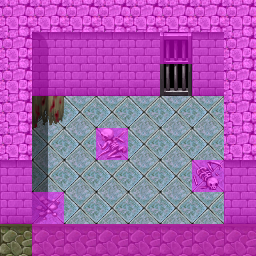

Below is a game level as drawn by its tile map, then a one-line description and the .tmx that defines it (tile-layer data replaced by summaries):
An orthogonal 8x8 tile map with 32x32 px tiles, 4 tile layers (Ground, Objects, Above, Walkable), 60 tilesets and 9 objects (5x spawn, 2x mapchange, script, key).

<map version="1.0" tiledversion="1.0.2" orientation="orthogonal" renderorder="right-down" width="8" height="8" tilewidth="32" tileheight="32" nextobjectid="20">
 <properties>
  <property name="colorfilter" value="black60" />
  <property name="outdoors" value="0" />
 </properties>
 <tileset firstgid="1" name="map_bed_1" tilewidth="32" tileheight="32" tilecount="128" columns="16">
  <image source="../drawable/map_bed_1.png" width="512" height="256" />
 </tileset>
 <tileset firstgid="129" name="map_border_1" tilewidth="32" tileheight="32" tilecount="128" columns="16">
  <image source="../drawable/map_border_1.png" width="512" height="256" />
 </tileset>
 <tileset firstgid="257" name="map_bridge_1" tilewidth="32" tileheight="32" tilecount="128" columns="16">
  <image source="../drawable/map_bridge_1.png" width="512" height="256" />
 </tileset>
 <tileset firstgid="385" name="map_bridge_2" tilewidth="32" tileheight="32" tilecount="128" columns="16">
  <image source="../drawable/map_bridge_2.png" width="512" height="256" />
 </tileset>
 <tileset firstgid="513" name="map_broken_1" tilewidth="32" tileheight="32" tilecount="128" columns="16">
  <image source="../drawable/map_broken_1.png" width="512" height="256" />
 </tileset>
 <tileset firstgid="641" name="map_cavewall_1" tilewidth="32" tileheight="32" tilecount="108" columns="18">
  <image source="../drawable/map_cavewall_1.png" width="576" height="192" />
 </tileset>
 <tileset firstgid="749" name="map_cavewall_2" tilewidth="32" tileheight="32" tilecount="108" columns="18">
  <image source="../drawable/map_cavewall_2.png" width="576" height="192" />
 </tileset>
 <tileset firstgid="857" name="map_cavewall_3" tilewidth="32" tileheight="32" tilecount="108" columns="18">
  <image source="../drawable/map_cavewall_3.png" width="576" height="192" />
 </tileset>
 <tileset firstgid="965" name="map_cavewall_4" tilewidth="32" tileheight="32" tilecount="108" columns="18">
  <image source="../drawable/map_cavewall_4.png" width="576" height="192" />
 </tileset>
 <tileset firstgid="1073" name="map_chair_table_1" tilewidth="32" tileheight="32" tilecount="128" columns="16">
  <image source="../drawable/map_chair_table_1.png" width="512" height="256" />
 </tileset>
 <tileset firstgid="1201" name="map_chair_table_2" tilewidth="32" tileheight="32" tilecount="128" columns="16">
  <image source="../drawable/map_chair_table_2.png" width="512" height="256" />
 </tileset>
 <tileset firstgid="1329" name="map_crate_1" tilewidth="32" tileheight="32" tilecount="128" columns="16">
  <image source="../drawable/map_crate_1.png" width="512" height="256" />
 </tileset>
 <tileset firstgid="1457" name="map_cupboard_1" tilewidth="32" tileheight="32" tilecount="128" columns="16">
  <image source="../drawable/map_cupboard_1.png" width="512" height="256" />
 </tileset>
 <tileset firstgid="1585" name="map_curtain_1" tilewidth="32" tileheight="32" tilecount="128" columns="16">
  <image source="../drawable/map_curtain_1.png" width="512" height="256" />
 </tileset>
 <tileset firstgid="1713" name="map_entrance_1" tilewidth="32" tileheight="32" tilecount="128" columns="16">
  <image source="../drawable/map_entrance_1.png" width="512" height="256" />
 </tileset>
 <tileset firstgid="1841" name="map_entrance_2" tilewidth="32" tileheight="32" tilecount="128" columns="16">
  <image source="../drawable/map_entrance_2.png" width="512" height="256" />
 </tileset>
 <tileset firstgid="1969" name="map_fence_1" tilewidth="32" tileheight="32" tilecount="128" columns="16">
  <image source="../drawable/map_fence_1.png" width="512" height="256" />
 </tileset>
 <tileset firstgid="2097" name="map_fence_2" tilewidth="32" tileheight="32" tilecount="128" columns="16">
  <image source="../drawable/map_fence_2.png" width="512" height="256" />
 </tileset>
 <tileset firstgid="2225" name="map_fence_3" tilewidth="32" tileheight="32" tilecount="128" columns="16">
  <image source="../drawable/map_fence_3.png" width="512" height="256" />
 </tileset>
 <tileset firstgid="2353" name="map_fence_4" tilewidth="32" tileheight="32" tilecount="128" columns="16">
  <image source="../drawable/map_fence_4.png" width="512" height="256" />
 </tileset>
 <tileset firstgid="2481" name="map_ground_1" tilewidth="32" tileheight="32" tilecount="128" columns="16">
  <image source="../drawable/map_ground_1.png" width="512" height="256" />
 </tileset>
 <tileset firstgid="2609" name="map_ground_2" tilewidth="32" tileheight="32" tilecount="128" columns="16">
  <image source="../drawable/map_ground_2.png" width="512" height="256" />
 </tileset>
 <tileset firstgid="2737" name="map_ground_3" tilewidth="32" tileheight="32" tilecount="128" columns="16">
  <image source="../drawable/map_ground_3.png" width="512" height="256" />
 </tileset>
 <tileset firstgid="2865" name="map_ground_4" tilewidth="32" tileheight="32" tilecount="128" columns="16">
  <image source="../drawable/map_ground_4.png" width="512" height="256" />
 </tileset>
 <tileset firstgid="2993" name="map_ground_5" tilewidth="32" tileheight="32" tilecount="128" columns="16">
  <image source="../drawable/map_ground_5.png" width="512" height="256" />
 </tileset>
 <tileset firstgid="3121" name="map_ground_6" tilewidth="32" tileheight="32" tilecount="128" columns="16">
  <image source="../drawable/map_ground_6.png" width="512" height="256" />
 </tileset>
 <tileset firstgid="3249" name="map_ground_7" tilewidth="32" tileheight="32" tilecount="128" columns="16">
  <image source="../drawable/map_ground_7.png" width="512" height="256" />
 </tileset>
 <tileset firstgid="3377" name="map_ground_8" tilewidth="32" tileheight="32" tilecount="128" columns="16">
  <image source="../drawable/map_ground_8.png" width="512" height="256" />
 </tileset>
 <tileset firstgid="3505" name="map_house_1" tilewidth="32" tileheight="32" tilecount="128" columns="16">
  <image source="../drawable/map_house_1.png" width="512" height="256" />
 </tileset>
 <tileset firstgid="3633" name="map_house_2" tilewidth="32" tileheight="32" tilecount="128" columns="16">
  <image source="../drawable/map_house_2.png" width="512" height="256" />
 </tileset>
 <tileset firstgid="3761" name="map_indoor_1" tilewidth="32" tileheight="32" tilecount="128" columns="16">
  <image source="../drawable/map_indoor_1.png" width="512" height="256" />
 </tileset>
 <tileset firstgid="3889" name="map_indoor_2" tilewidth="32" tileheight="32" tilecount="128" columns="16">
  <image source="../drawable/map_indoor_2.png" width="512" height="256" />
 </tileset>
 <tileset firstgid="4017" name="map_kitchen_1" tilewidth="32" tileheight="32" tilecount="128" columns="16">
  <image source="../drawable/map_kitchen_1.png" width="512" height="256" />
 </tileset>
 <tileset firstgid="4145" name="map_outdoor_1" tilewidth="32" tileheight="32" tilecount="128" columns="16">
  <image source="../drawable/map_outdoor_1.png" width="512" height="256" />
 </tileset>
 <tileset firstgid="4273" name="map_pillar_1" tilewidth="32" tileheight="32" tilecount="128" columns="16">
  <image source="../drawable/map_pillar_1.png" width="512" height="256" />
 </tileset>
 <tileset firstgid="4401" name="map_pillar_2" tilewidth="32" tileheight="32" tilecount="128" columns="16">
  <image source="../drawable/map_pillar_2.png" width="512" height="256" />
 </tileset>
 <tileset firstgid="4529" name="map_plant_1" tilewidth="32" tileheight="32" tilecount="128" columns="16">
  <image source="../drawable/map_plant_1.png" width="512" height="256" />
 </tileset>
 <tileset firstgid="4657" name="map_plant_2" tilewidth="32" tileheight="32" tilecount="128" columns="16">
  <image source="../drawable/map_plant_2.png" width="512" height="256" />
 </tileset>
 <tileset firstgid="4785" name="map_rock_1" tilewidth="32" tileheight="32" tilecount="128" columns="16">
  <image source="../drawable/map_rock_1.png" width="512" height="256" />
 </tileset>
 <tileset firstgid="4913" name="map_rock_2" tilewidth="32" tileheight="32" tilecount="128" columns="16">
  <image source="../drawable/map_rock_2.png" width="512" height="256" />
 </tileset>
 <tileset firstgid="5041" name="map_roof_1" tilewidth="32" tileheight="32" tilecount="128" columns="16">
  <image source="../drawable/map_roof_1.png" width="512" height="256" />
 </tileset>
 <tileset firstgid="5169" name="map_roof_2" tilewidth="32" tileheight="32" tilecount="128" columns="16">
  <image source="../drawable/map_roof_2.png" width="512" height="256" />
 </tileset>
 <tileset firstgid="5297" name="map_roof_3" tilewidth="32" tileheight="32" tilecount="128" columns="16">
  <image source="../drawable/map_roof_3.png" width="512" height="256" />
 </tileset>
 <tileset firstgid="5425" name="map_shop_1" tilewidth="32" tileheight="32" tilecount="128" columns="16">
  <image source="../drawable/map_shop_1.png" width="512" height="256" />
 </tileset>
 <tileset firstgid="5553" name="map_sign_ladder_1" tilewidth="32" tileheight="32" tilecount="128" columns="16">
  <image source="../drawable/map_sign_ladder_1.png" width="512" height="256" />
 </tileset>
 <tileset firstgid="5681" name="map_table_1" tilewidth="32" tileheight="32" tilecount="128" columns="16">
  <image source="../drawable/map_table_1.png" width="512" height="256" />
 </tileset>
 <tileset firstgid="5809" name="map_trail_1" tilewidth="32" tileheight="32" tilecount="128" columns="16">
  <image source="../drawable/map_trail_1.png" width="512" height="256" />
 </tileset>
 <tileset firstgid="5937" name="map_transition_1" tilewidth="32" tileheight="32" tilecount="128" columns="16">
  <image source="../drawable/map_transition_1.png" width="512" height="256" />
 </tileset>
 <tileset firstgid="6065" name="map_transition_2" tilewidth="32" tileheight="32" tilecount="128" columns="16">
  <image source="../drawable/map_transition_2.png" width="512" height="256" />
 </tileset>
 <tileset firstgid="6193" name="map_transition_3" tilewidth="32" tileheight="32" tilecount="128" columns="16">
  <image source="../drawable/map_transition_3.png" width="512" height="256" />
 </tileset>
 <tileset firstgid="6321" name="map_transition_4" tilewidth="32" tileheight="32" tilecount="128" columns="16">
  <image source="../drawable/map_transition_4.png" width="512" height="256" />
 </tileset>
 <tileset firstgid="6449" name="map_tree_1" tilewidth="32" tileheight="32" tilecount="128" columns="16">
  <image source="../drawable/map_tree_1.png" width="512" height="256" />
 </tileset>
 <tileset firstgid="6577" name="map_tree_2" tilewidth="32" tileheight="32" tilecount="128" columns="16">
  <image source="../drawable/map_tree_2.png" width="512" height="256" />
 </tileset>
 <tileset firstgid="6705" name="map_wall_1" tilewidth="32" tileheight="32" tilecount="128" columns="16">
  <image source="../drawable/map_wall_1.png" width="512" height="256" />
 </tileset>
 <tileset firstgid="6833" name="map_wall_2" tilewidth="32" tileheight="32" tilecount="120" columns="15">
  <image source="../drawable/map_wall_2.png" width="480" height="256" />
 </tileset>
 <tileset firstgid="6953" name="map_wall_3" tilewidth="32" tileheight="32" tilecount="120" columns="15">
  <image source="../drawable/map_wall_3.png" width="480" height="256" />
 </tileset>
 <tileset firstgid="7073" name="map_wall_4" tilewidth="32" tileheight="32" tilecount="120" columns="15">
  <image source="../drawable/map_wall_4.png" width="480" height="256" />
 </tileset>
 <tileset firstgid="7193" name="map_window_1" tilewidth="32" tileheight="32" tilecount="128" columns="16">
  <image source="../drawable/map_window_1.png" width="512" height="256" />
 </tileset>
 <tileset firstgid="7321" name="map_window_2" tilewidth="32" tileheight="32" tilecount="128" columns="16">
  <image source="../drawable/map_window_2.png" width="512" height="256" />
 </tileset>
 <tileset firstgid="7449" name="map_guynmart" tilewidth="32" tileheight="32" tilecount="128" columns="16">
  <image source="../drawable/map_guynmart.png" width="512" height="256" />
 </tileset>
 <layer name="Ground" width="8" height="8">
  <data>[64 cells, 64 non-empty, 6 distinct tile ids]</data>
 </layer>
 <layer name="Objects" width="8" height="8">
  <data>[64 cells, 6 non-empty, 6 distinct tile ids]</data>
 </layer>
 <layer name="Above" width="8" height="8">
  <data>[64 cells, 7 non-empty, 4 distinct tile ids]</data>
 </layer>
 <layer name="Walkable" width="8" height="8">
  <data>[64 cells, 41 non-empty, 1 distinct tile ids]</data>
 </layer>
 <objectgroup name="Mapevents">
  <object id="3" name="up" type="mapchange" x="96" y="128" width="32" height="32">
   <properties>
    <property name="map" value="guynmart_tower_0" />
    <property name="place" value="up" />
   </properties>
  </object>
  <object id="5" name="north" type="mapchange" x="160" y="64" width="32" height="32">
   <properties>
    <property name="map" value="guynmart_passage" />
    <property name="place" value="tower" />
   </properties>
  </object>
  <object id="13" name="guynmart_s_tower_rest" type="script" x="32" y="96" width="32" height="32" />
 </objectgroup>
 <objectgroup name="Spawn">
  <object id="15" name="guynmart_mare" type="spawn" x="160" y="128" width="64" height="96">
   <properties>
    <property name="active" value="false" />
    <property name="quantity" value="2" />
    <property name="spawngroup" value="guynmart_mare" />
   </properties>
  </object>
  <object id="10" name="crossglen_caverat2" type="spawn" x="32" y="128" width="192" height="96">
   <properties>
    <property name="quantity" value="2" />
   </properties>
  </object>
  <object id="11" name="guynmart_tort1" type="spawn" x="128" y="96" width="96" height="32">
   <properties>
    <property name="active" value="false" />
    <property name="quantity" value="1" />
    <property name="spawngroup" value="guynmart_tort1" />
   </properties>
  </object>
  <object id="12" name="guynmart_lovis" type="spawn" x="32" y="128" width="192" height="96">
   <properties>
    <property name="quantity" value="1" />
    <property name="spawngroup" value="guynmart_lovis" />
   </properties>
  </object>
  <object id="19" name="guynmart_mare0" type="spawn" x="0" y="224" width="32" height="32" />
 </objectgroup>
 <objectgroup name="Keys">
  <object id="8" name="guynmart:136" type="key" x="160" y="64" width="32" height="32">
   <properties>
    <property name="phrase" value="guynmart_key_tower0_door" />
    <property name="requireId" value="guynmart" />
    <property name="requireType" value="questProgress" />
    <property name="requireValue" value="136" />
   </properties>
  </object>
 </objectgroup>
 <objectgroup name="Replace" />
</map>
